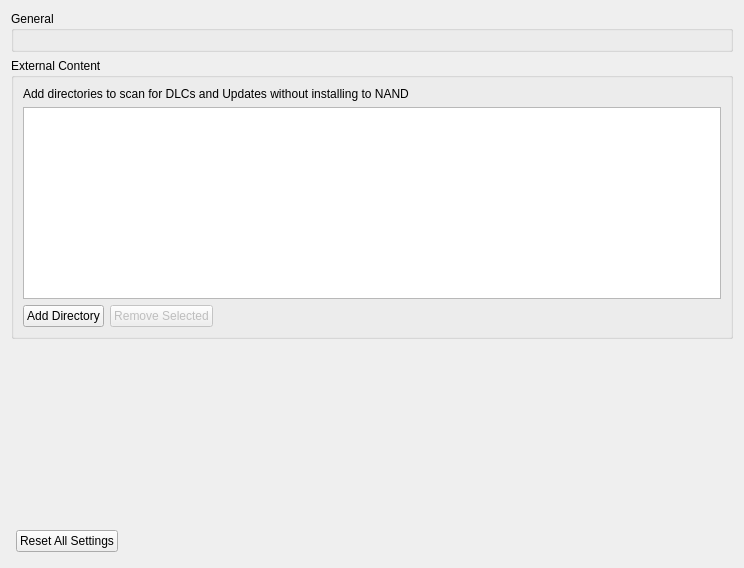
<?xml version="1.0" encoding="UTF-8"?>
<ui version="4.0">
 <class>ConfigureGeneral</class>
 <widget class="QWidget" name="ConfigureGeneral">
  <property name="geometry">
   <rect>
    <x>0</x>
    <y>0</y>
    <width>744</width>
    <height>568</height>
   </rect>
  </property>
  <property name="windowTitle">
   <string>Form</string>
  </property>
  <property name="accessibleName">
   <string>General</string>
  </property>
  <layout class="QHBoxLayout" name="HorizontalLayout">
   <item>
    <layout class="QVBoxLayout" name="VerticalLayout">
     <item>
      <widget class="QGroupBox" name="GeneralGroupBox">
       <property name="title">
        <string>General</string>
       </property>
       <layout class="QHBoxLayout" name="GeneralHorizontalLayout">
        <item>
         <widget class="QWidget" name="general_widget" native="true">
          <layout class="QVBoxLayout" name="GeneralVerticalLayout">
           <property name="leftMargin">
            <number>0</number>
           </property>
           <property name="topMargin">
            <number>0</number>
           </property>
           <property name="rightMargin">
            <number>0</number>
           </property>
           <property name="bottomMargin">
            <number>0</number>
           </property>
          </layout>
         </widget>
        </item>
       </layout>
      </widget>
     </item>
     <item>
      <widget class="QGroupBox" name="groupBox_external">
       <property name="title">
        <string>External Content</string>
       </property>
       <layout class="QVBoxLayout" name="verticalLayout_external">
        <item>
         <widget class="QLabel" name="label_external_desc">
          <property name="text">
           <string>Add directories to scan for DLCs and Updates without installing to NAND</string>
          </property>
          <property name="wordWrap">
           <bool>true</bool>
          </property>
         </widget>
        </item>
        <item>
         <widget class="QListWidget" name="external_content_list">
          <property name="selectionMode">
           <enum>QAbstractItemView::SingleSelection</enum>
          </property>
         </widget>
        </item>
        <item>
         <layout class="QHBoxLayout" name="horizontalLayout_external_buttons">
          <item>
           <widget class="QPushButton" name="add_external_dir_button">
            <property name="text">
             <string>Add Directory</string>
            </property>
           </widget>
          </item>
          <item>
           <widget class="QPushButton" name="remove_external_dir_button">
            <property name="text">
             <string>Remove Selected</string>
            </property>
            <property name="enabled">
             <bool>false</bool>
            </property>
           </widget>
          </item>
          <item>
           <spacer name="horizontalSpacer_external">
            <property name="orientation">
             <enum>Qt::Horizontal</enum>
            </property>
            <property name="sizeHint" stdset="0">
             <size>
              <width>40</width>
              <height>20</height>
             </size>
            </property>
           </spacer>
          </item>
         </layout>
        </item>
       </layout>
      </widget>
     </item>
     <item>
      <spacer name="verticalSpacer">
       <property name="orientation">
        <enum>Qt::Vertical</enum>
       </property>
       <property name="sizeHint" stdset="0">
        <size>
         <width>20</width>
         <height>40</height>
        </size>
       </property>
      </spacer>
     </item>
     <item>
      <layout class="QHBoxLayout" name="layout_reset">
       <property name="spacing">
        <number>6</number>
       </property>
       <property name="leftMargin">
        <number>5</number>
       </property>
       <property name="topMargin">
        <number>5</number>
       </property>
       <property name="rightMargin">
        <number>5</number>
       </property>
       <property name="bottomMargin">
        <number>5</number>
       </property>
       <item>
        <widget class="QPushButton" name="button_reset_defaults">
         <property name="text">
          <string>Reset All Settings</string>
         </property>
        </widget>
       </item>
       <item>
        <spacer name="spacer_reset">
         <property name="orientation">
          <enum>Qt::Horizontal</enum>
         </property>
         <property name="sizeHint" stdset="0">
          <size>
           <width>40</width>
           <height>20</height>
          </size>
         </property>
        </spacer>
       </item>
      </layout>
     </item>
    </layout>
   </item>
  </layout>
 </widget>
 <resources/>
 <connections/>
</ui>
